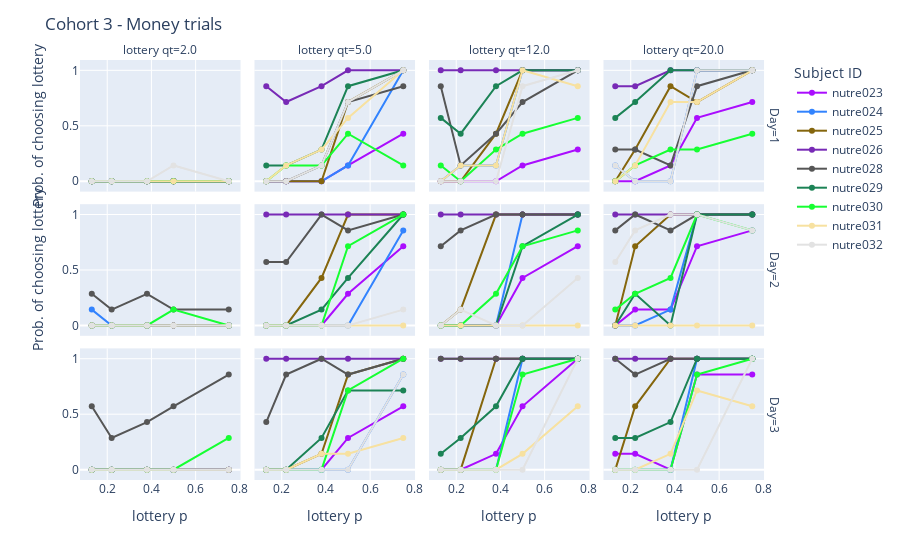

The cell this chart's notebook holds for it:
### Code cell
cohort3_sameType_mask = nutrecon_cohort3_choiceCount_df['Trial Type'] == 'same'
cohort3_mixedType_mask = nutrecon_cohort3_choiceCount_df['Trial Type'] == 'mixed'
cohort3_money_mask = nutrecon_cohort3_choiceCount_df["lottery type"] == 'money'

df = nutrecon_cohort3_choiceCount_df[cohort3_sameType_mask & cohort3_money_mask]

lotteryChoices_PrPerQ(df, 'Cohort 3 - Money trials')
